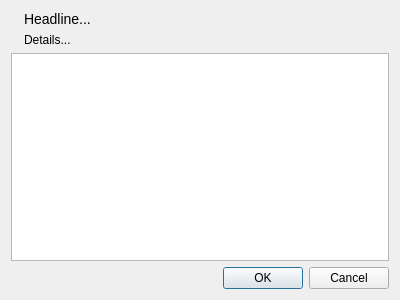
<?xml version="1.0" encoding="UTF-8"?>
<ui version="4.0">
 <class>AppUpdaterUi</class>
 <widget class="QDialog" name="AppUpdaterUi">
  <property name="geometry">
   <rect>
    <x>0</x>
    <y>0</y>
    <width>400</width>
    <height>300</height>
   </rect>
  </property>
  <property name="windowTitle">
   <string>Software Update</string>
  </property>
  <layout class="QGridLayout" name="gridLayout">
   <item row="2" column="0" colspan="3">
    <widget class="QPlainTextEdit" name="browser">
     <property name="sizePolicy">
      <sizepolicy hsizetype="Preferred" vsizetype="Expanding">
       <horstretch>0</horstretch>
       <verstretch>0</verstretch>
      </sizepolicy>
     </property>
     <property name="readOnly">
      <bool>true</bool>
     </property>
    </widget>
   </item>
   <item row="3" column="0" colspan="3">
    <widget class="QDialogButtonBox" name="buttonBox">
     <property name="orientation">
      <enum>Qt::Horizontal</enum>
     </property>
     <property name="standardButtons">
      <set>QDialogButtonBox::Cancel|QDialogButtonBox::Ok</set>
     </property>
    </widget>
   </item>
   <item row="0" column="0" rowspan="2">
    <widget class="QLabel" name="iconLabel">
     <property name="sizePolicy">
      <sizepolicy hsizetype="Fixed" vsizetype="Preferred">
       <horstretch>0</horstretch>
       <verstretch>0</verstretch>
      </sizepolicy>
     </property>
     <property name="text">
      <string/>
     </property>
     <property name="pixmap">
      <pixmap resource="../resources/mchelper.qrc">:/icons/mticon64.png</pixmap>
     </property>
     <property name="alignment">
      <set>Qt::AlignCenter</set>
     </property>
    </widget>
   </item>
   <item row="0" column="1" colspan="2">
    <widget class="QLabel" name="headlineLabel">
     <property name="enabled">
      <bool>true</bool>
     </property>
     <property name="sizePolicy">
      <sizepolicy hsizetype="Preferred" vsizetype="Preferred">
       <horstretch>0</horstretch>
       <verstretch>0</verstretch>
      </sizepolicy>
     </property>
     <property name="text">
      <string>&lt;font size=4&gt;Headline...&lt;/font&gt;</string>
     </property>
    </widget>
   </item>
   <item row="1" column="1" colspan="2">
    <widget class="QLabel" name="detailsLabel">
     <property name="text">
      <string>Details...</string>
     </property>
    </widget>
   </item>
  </layout>
 </widget>
 <resources>
  <include location="../resources/mchelper.qrc"/>
 </resources>
 <connections>
  <connection>
   <sender>buttonBox</sender>
   <signal>accepted()</signal>
   <receiver>AppUpdaterUi</receiver>
   <slot>accept()</slot>
   <hints>
    <hint type="sourcelabel">
     <x>248</x>
     <y>254</y>
    </hint>
    <hint type="destinationlabel">
     <x>157</x>
     <y>274</y>
    </hint>
   </hints>
  </connection>
  <connection>
   <sender>buttonBox</sender>
   <signal>rejected()</signal>
   <receiver>AppUpdaterUi</receiver>
   <slot>reject()</slot>
   <hints>
    <hint type="sourcelabel">
     <x>316</x>
     <y>260</y>
    </hint>
    <hint type="destinationlabel">
     <x>286</x>
     <y>274</y>
    </hint>
   </hints>
  </connection>
 </connections>
</ui>
